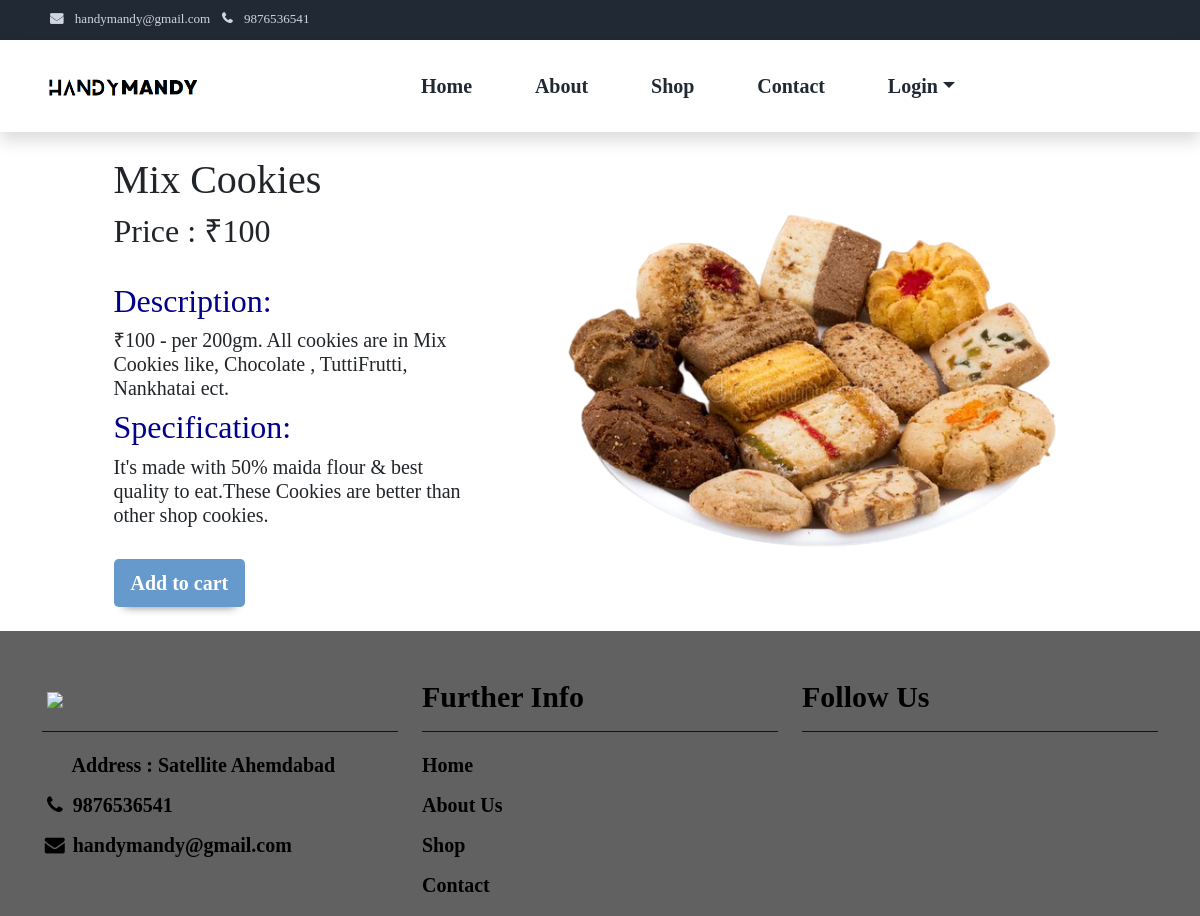
/category/productdetail/9/, run on the app's committed database.
### CategoryApp/models.py (models this page shows, shortened)
class ProductModel(models.Model):
    vendorId = models.IntegerField(default=1)
    subCategory = models.ForeignKey(SubCategoryModel,on_delete=models.CASCADE)
    name = models.CharField(max_length=100,default='')
    price = models.BigIntegerField(default='')
    stock = models.IntegerField(default=0)
    description = models.TextField(default='')
    specification = models.TextField(default='')
    image = models.ImageField(upload_to='product/',default='')

### CategoryApp/views.py (the view, shortened to what this page needs)
# urls.py: path('productdetail/<int:productId>/',userproductdetailview ,name='productdetailurl'),
def userproductdetailview(request,productId):
    sessionData = sessionDataView(request)
    productData = ProductModel.objects.get(pk=productId)
    orderProductDataNew = CartModel.objects.filter(productId=productId)
    iOrderCountNew = 0
    for i in orderProductDataNew:
        if i.orderId != 0:
            iOrderCountNew = iOrderCountNew+ (i.qty)
    sStockFlag = False
    if productData.stock > iOrderCountNew:
        sStockFlag = True
    return render(request,'user-product-detail.html',{'productData':productData,'navData':sessionData,"isStock":sStockFlag})

### UserApp/templates/user-product-detail.html (shortened to what this page needs)
{% extends 'base2.html' %}
{% load static %}
{% block content %}
<body>
<div class="container h-100">
  <div class="row d-flex justify-content-center align-items-center h-100">
    <div class="col-lg-12 col-xl-11">
          <div class="row justify-content-center">
            <div class="col-md-10 col-lg-6 col-xl-5 order-2 order-lg-1">
              <p class="text-left h2 mb-2 fw-bold  mx-1 mx-md-4 mt-4" id="detailname">{{productData.name}}</p>
              <form method="POST" class="mx-1 mx-md-4">
                <div class="d-flex flex-row text-left mb-4">
                  <div class="form-outline flex-fill mb-0">
                    <h2>Price : ₹{{productData.price}}</h2>
                  </div>
                </div>
                <div class="d-flex flex-row text-left mb-4">
                  <div class="form-outline flex-fill mb-0">
                    <h2 style="color: darkblue;">Description:</h2>
                    <h5>{{productData.description}}</h5>
                    <h2 style="color: darkblue;">Specification:</h2>
                    <h5>{{productData.specification}}</h5>
                  </div>
                </div>
                <div class="d-flex text-left mb-3 mb-lg-4">
                  {% if isStock == True %}
                    <button type="submit" class="btn btn-lg">Add to cart</button>
                  {% else %}
                    <button class="btn btn-lg">Out Of Stock</button>
                  {% endif %}
                </div>
              </form>
            </div>
            <div class="col-md-10 col-lg-6 col-xl-7 d-flex align-items-center order-1 order-lg-2">
              <img src="{{ productData.image.url }}" class="img-fluid" alt="Sample image">
            </div>
          </div>
        </div>
      </div>
    </div>
  </body>
{%endblock%}

### data on the page
ProductModel: name "Mix Cookies", price "100", description "₹100 - per 200gm. All cookies are in Mix Cookies like, Chocolate , TuttiFrutti, Nankhatai ect.", specification "It's made with 50% maida flour & best quality to eat.These Cookies are better than other shop cookies.", image (picture)
